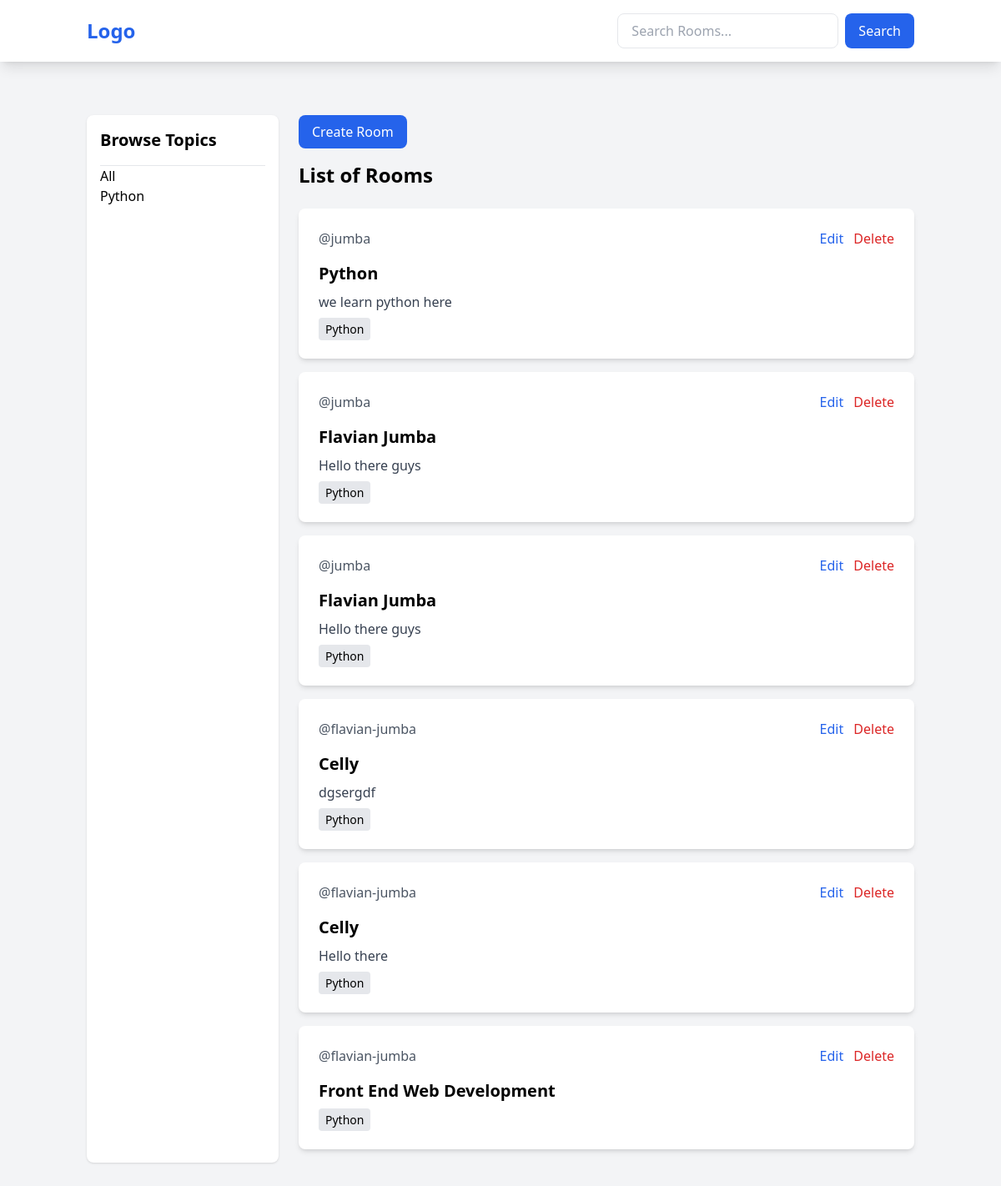
Before: / with the older database file.
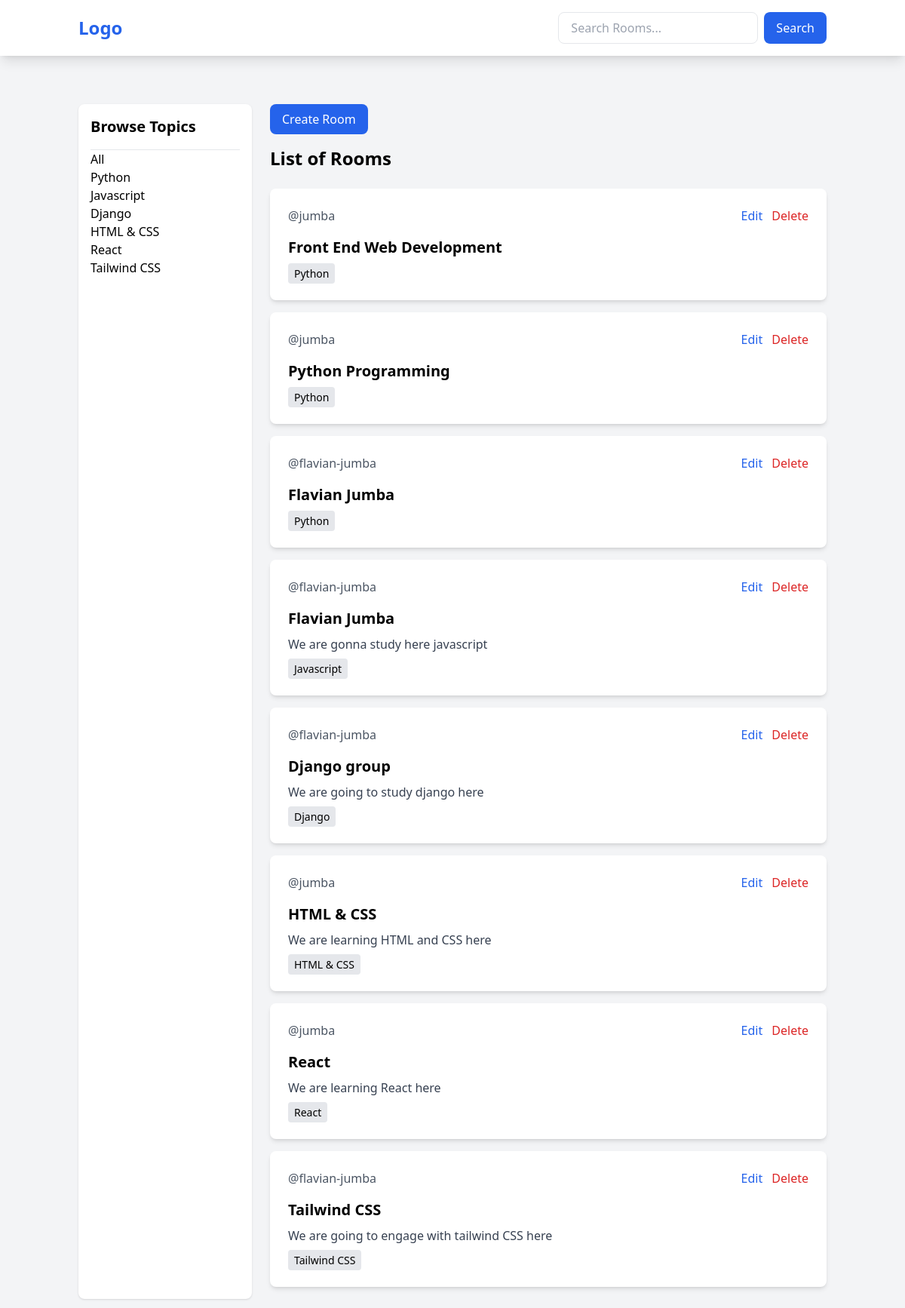
After: the same page with the newer database file.
### baseapp/models.py (models this page shows, shortened)
class Topic(models.Model):
     name = models.CharField(max_length=200)

class Room(models.Model):
     host =models.ForeignKey(User, on_delete=models.SET_NULL,null=True)
     topic = models.ForeignKey(Topic, on_delete=models.SET_NULL,null=True)
     name = models.CharField(max_length=200)
     description = models.TextField(null=True,blank=True)
     updated = models.DateTimeField(auto_now = True)
     created = models.DateTimeField(auto_now_add=True)

### baseapp/views.py (the view)
# urls.py: path('', views.home, name='home'),
def home(request):
    q = request.GET.get('q') if request.GET.get('q') != None else ''
    roomsdata = Room.objects.filter(topic__name__icontains=q)
    topics = Topic.objects.all()
    context = {'rooms': roomsdata, 'topics': topics}
    return render(request, 'baseapp/home.html', context)

### baseapp/templates/baseapp/home.html
{% extends 'main.html' %}
{% block content %}
<div class="container mx-auto px-4 py-8">
    <div class="grid grid-cols-1 md:grid-cols-4 gap-6">
        <div class="bg-white p-4 rounded-lg shadow">
            <h3 class="text-xl font-semibold mb-4">Browse Topics</h3>
            <hr>
            <a href="{% url 'home' %}">All</a> <br>
            {% for topic in topics %}
                <a href="{% url 'home' %}?q={{ topic.name }}">{{ topic.name }}</a> <br>
            {% endfor %}
        </div>
        <div class="md:col-span-3">
            <a href="{% url 'create-room' %}" class="inline-block mb-4 px-4 py-2 bg-blue-600 text-white rounded-lg hover:bg-blue-700">Create Room</a>
            <h1 class="text-2xl font-bold mb-6">List of Rooms</h1>
            {% for room in rooms %}
                <div class="bg-white p-6 rounded-lg shadow-md mb-4">
                    <div class="flex justify-between items-center mb-4">
                        <span class="text-gray-600">@{{room.host.username}}</span>
                        <div>
                            <a href="{% url 'update-room' room.id %}" class="text-blue-600 hover:text-blue-800 mr-2">Edit</a>
                            <a href="{% url 'delete-room' room.id %}" class="text-red-600 hover:text-red-800">Delete</a>
                        </div>
                    </div>
                    <h3 class="text-xl font-semibold mb-2">
                        <a href="{% url 'room' room.id %}" class="hover:text-blue-600">{{ room.name }}</a>
                    </h3>
                    <p class="text-gray-700 mb-2">{{ room.description }}</p>
                    <small class="bg-gray-200 px-2 py-1 rounded text-sm">{{room.topic.name}}</small>
                </div>
            {% endfor %}
        </div>
    </div>
</div>
{% endblock %}

Changed rows visible on the page:
removed Room: host.username "jumba", name "Python", description "we learn python here", topic.name "Python"
removed Room: host.username "jumba", name "Flavian Jumba", description "Hello there guys", topic.name "Python"
removed Room: host.username "jumba", name "Flavian Jumba", description "Hello there guys", topic.name "Python"
removed Room: host.username "flavian-jumba", name "Celly", description "dgsergdf", topic.name "Python"
removed Room: host.username "flavian-jumba", name "Celly", description "Hello there", topic.name "Python"
removed Room: host.username "flavian-jumba", name "Front End Web Development", topic.name "Python"
added Topic: name "Javascript"
added Topic: name "Django"
added Topic: name "HTML & CSS"
added Topic: name "React"
added Topic: name "Tailwind CSS"
added Room: host.username "jumba", name "Front End Web Development", topic.name "Python"
added Room: host.username "jumba", name "Python Programming", topic.name "Python"
added Room: host.username "flavian-jumba", name "Flavian Jumba", topic.name "Python"
added Room: host.username "flavian-jumba", name "Flavian Jumba", description "We are gonna study here javascript", topic.name "Javascript"
added Room: host.username "flavian-jumba", name "Django group", description "We are going to study django here", topic.name "Django"
added Room: host.username "jumba", name "HTML & CSS", description "We are learning HTML and CSS here", topic.name "HTML & CSS"
added Room: host.username "jumba", name "React", description "We are learning React here", topic.name "React"
added Room: host.username "flavian-jumba", name "Tailwind CSS", description "We are going to engage with tailwind CSS here", topic.name "Tailwind CSS"
